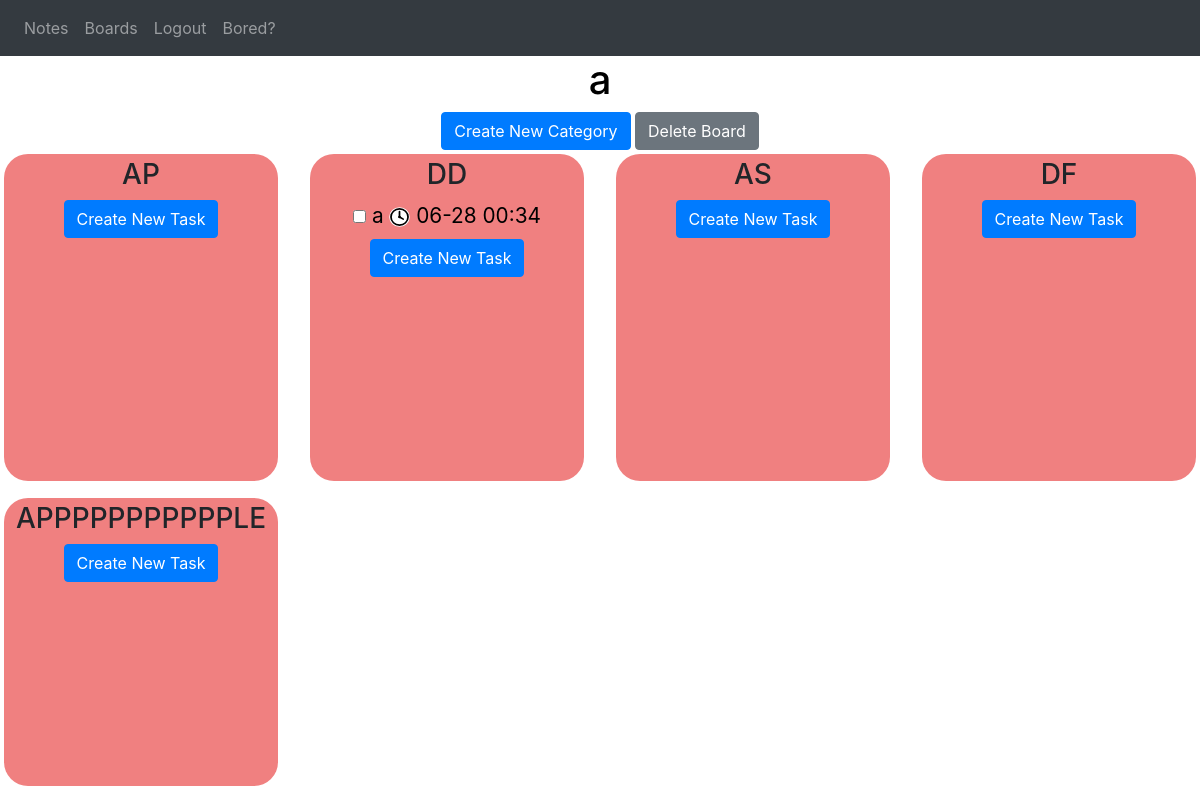
Page /boards/a (signed in) on the earlier database version.
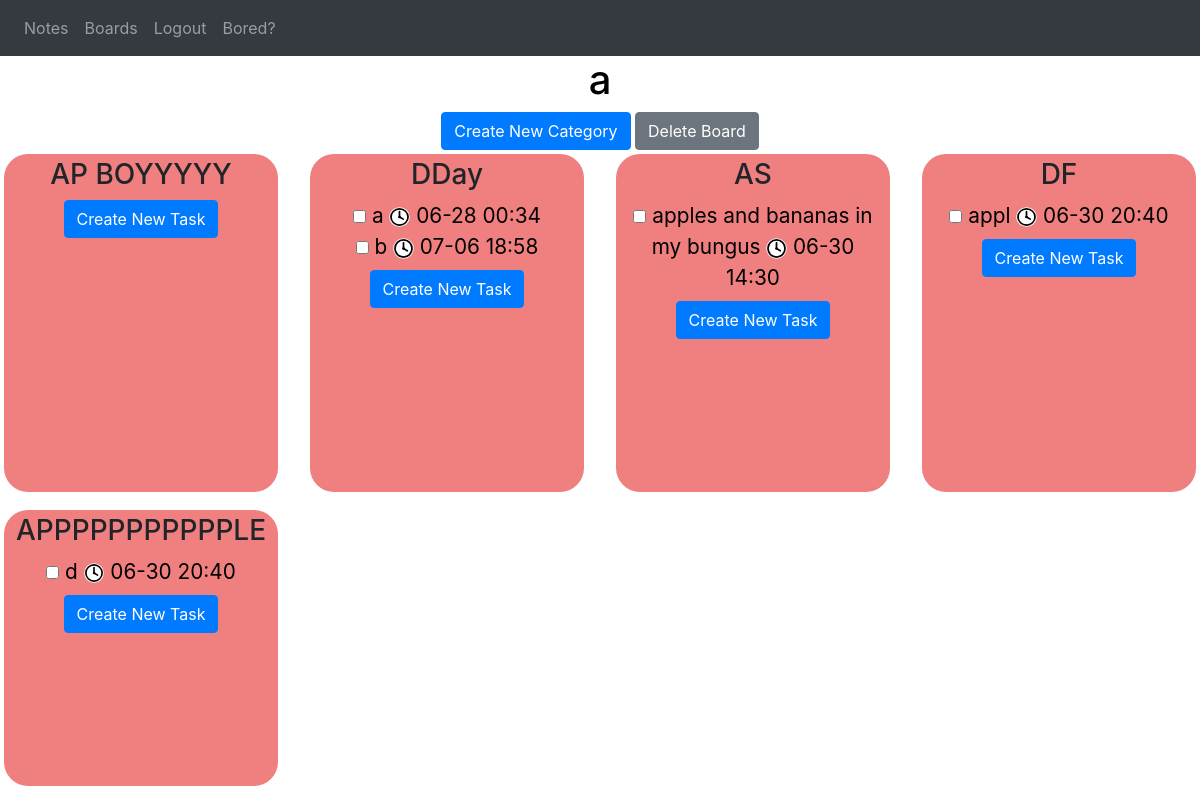
Same page on the later database version.
### website/models.py (models this page shows)
class Board(db.Model):
    id = db.Column(db.Integer, primary_key = True)
    name = db.Column(db.String(100))
    date = db.Column(db.DateTime(timezone=True), default=func.now())
    category_num = db.Column(db.Integer)
    categories = db.relationship('Category')
    tasks = db.relationship('Task')
    user_id = db.Column(db.Integer, db.ForeignKey('user.id'))

class Category(db.Model):
    id = db.Column(db.Integer, primary_key = True)
    name = db.Column(db.String(100))
    user_id = db.Column(db.Integer, db.ForeignKey('user.id'))
    board_id = db.Column(db.Integer,db.ForeignKey('board.id'))
    tasks = db.relationship('Task')

class Task(db.Model):
    id = db.Column(db.Integer, primary_key = True)
    created = db.Column(db.DateTime(timezone = True), default = func.now())
    due_date = db.Column(db.DateTime(timezone = True))
    name = db.Column(db.String(100))
    description = db.Column(db.String(10000))
    completed = db.Column(db.Boolean, default = False)
    category = db.Column(db.Integer, db.ForeignKey('category.id'))
    board = db.Column(db.Integer, db.ForeignKey('board.id'))
    user_id = db.Column(db.Integer, db.ForeignKey('user.id'))

### website/views.py (the view)
@views.route('/boards/<board>', methods = ['GET'])
@login_required
def view_board(board):
    return render_template("boardview.html", user = current_user, board = board, edit_title = True)

### website/__init__.py (called while the page is built)
def create_app():
    app = Flask(__name__)
    app.config['SECRET_KEY'] = 'hjshjhdjah kjshkjdhjs'
    app.config['SQLALCHEMY_DATABASE_URI'] = f'sqlite:///{DB_NAME}'
    app.config['SQLALCHEMY_TRACK_MODIFICATIONS'] = False
    db.init_app(app)
    from .views import views
    from .auth import auth
    app.register_blueprint(views, url_prefix='/')
    app.register_blueprint(auth, url_prefix='/')
    from .models import User, Note, Board, Task, Category
    create_database(app)
    login_manager = LoginManager()
    login_manager.login_view = 'auth.login'
    login_manager.init_app(app)
    @login_manager.user_loader
    def load_user(id):
        return User.query.get(int(id))
    return app

### website/templates/boardview.html (shortened to what this page needs)
{% extends "base.html" %}{% block title %} {{ board }} {% endblock%}
{% block style %}
<link rel="stylesheet" href="{{ url_for('static', filename = 'boardView.css') }}" />
{% endblock %}
{% block content %}
{% for boardObject in user.boards%}
{% if boardObject.name == board %}
{% set boardname = boardObject.name|string %}
<div class="board-title" id="board-title-div">
<h1 align="center"
id="board-title"
class="title"
ondblclick="editTitleDisplay()"
name="board-title">
{{ boardname }}
</h1>
</div>
<div align="center">
<button
class="btn btn-primary"
id="create-category-button"
onclick="showCategoryCreation()"
>
Create New Category
</button>
<button
onclick="deleteBoard({{ boardObject.id }})"
id="deleteBoard"
class="btn btn-secondary"
href="/boards"
>
Delete Board
</button>
</div>
<div
class="board_content"
id="envelop_content" >
{% for cat in boardObject.categories %}
<div class="category_container" name="{{ cat.name }}">
    <h3 align="center" class="display-category category_name C{{cat.id}}" ondblclick="editCategoryDisplay('{{cat.id}}')", id="category-title-{{cat.id}} " >{{ cat.name }}</h3>
    <ul class="task_list">
    {% for task in cat.tasks%}
    {% if task.completed == False %}
    <li align="center" class="task-item-incompleted">
        <input
        type="checkbox"
        class="task-checkbox"
        id="{{task.id}}"
        onclick="toggleTaskCompletion({{task.id}}, {{boardObject.id}})"/>
        <a class="edit_task_link" href="/boards/{{boardObject.name}}/{{cat.name}}/{{task.id}}">
            <span class="incompleted-task-text">{{task.name}} <img src="{{url_for('static', filename = 'clock.svg')}}" id="clock-svg"> </img> {{task.due_date.strftime('%m-%d %H:%M')}}</span>
        </a>
    </li>
    {% endif %}
    {% endfor %}
    </ul>
    <div id="new-task-container-div" class="new-task-container" align="center">
    <button
    class="btn btn-primary"
    id="createTask"
    onclick="showTaskCreation({{ boardObject.id }}, {{ cat.id }} )"
    >
    Create New Task
    </button>
    </div>
</div>
{% endfor %}
</div>
{% endif %}
{% endfor %}
{% endblock %}

### website/templates/base.html (shortened to what this page needs)
<!DOCTYPE html>
<html>
  <head>
    <link
      rel="stylesheet"
      href="https://stackpath.bootstrapcdn.com/bootstrap/4.4.1/css/bootstrap.min.css"
    />
    <link
      rel="stylesheet"
      href="https://stackpath.bootstrapcdn.com/font-awesome/4.7.0/css/font-awesome.min.css"
    />
    {% block style %}{% endblock %}
  </head>
  <body>
    <nav class="navbar navbar-expand-lg navbar-dark bg-dark">
      <div class="collapse navbar-collapse" id="navbar">
        <div class="navbar-nav">
          {% if user.is_authenticated %}
          <a class="nav-item nav-link" id="Notes" href="/">Notes</a>
          <a class="nav-item nav-link" id="Boards" href="/boards">Boards</a>
          <a class="nav-item nav-link" id="logout" href="/logout">Logout</a>
          <a class="nav-item nav-link" id="ani" href="/ani">Bored?</a>
          {% else %}
          <a class="nav-item nav-link" id="login" href="/login">Login</a>
          <a class="nav-item nav-link" id="signUp" href="/sign-up">Sign Up</a>
          <a class="nav-item nav-link" id="ani" href="/ani">Bored?</a>
          {% endif %}
        </div>
      </div>
    </nav>
    <div id="container">{% block content %} {% endblock %}</div>
  </body>
</html>

### website/static/boardView.css (style rules this page uses)
body { width: 100%; height: 80vh; }
#container { width: 100%; height: 100%; }
div#board-title-div { align-items: center; display:block; width:100%; min-width: 100%; }
:root { --show-title: block; --show-input-box: None; --show-changename-button: None; }
h1#board-title { color:black; display: var(--show-title); }
.board_content { width: 100%; position: relative; min-height: 80vh; gap: 1.5% 2%; background-color: none; margin-bottom: 1%; }
@media only screen and (min-width: 900px) { .board_content { display: grid; grid-template-columns: repeat(4, 1fr); } }
.category_container { background-color: lightcoral; border-radius: 1.5em; min-height: fit-content; max-height: 50rem; padding: 0.25rem; margin: 0.25rem; min-width: 20%; overflow-y: auto; }
li.task-item-incompleted { text-decoration: none; }
ul.task_list { list-style-type: none; margin: 0.5rem; padding: 0; font-size: 1.3rem; word-wrap:break-word; max-width: 100%; }
img#clock-svg { width: 1.3rem; }
a.edit_task_link { color:black; }

Differences in the rows shown:
changed Category: name "AP" → "AP BOYYYYY"
changed Category: name "DD" → "DDay"
added Task: name "b", completed False (drawn), due_date "07-06 18:58", shown under Category "DDay"
added Task: name "apples and bananas in my bungus", completed False (drawn), due_date "06-30 14:30", shown under Category "AS"
added Task: name "appl", completed False (drawn), due_date "06-30 20:40", shown under Category "DF"
added Task: name "d", completed False (drawn), due_date "06-30 20:40", shown under Category "APPPPPPPPPPPLE"
